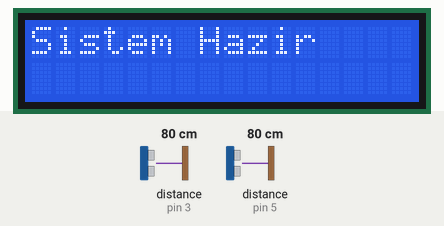
Recording of a sketch running on a simulated Arduino Uno, built with avr-gcc and run on an emulated ATmega328P. Shown: 16×2 character LCD. Wiring (inferred from the names in the program): 2 × ultrasonic range finder: trigger pin 2, echo pin 3 / trigger pin 4, echo pin 5. The test bench sets the inputs (shaded band); at power-on: distance to the obstacle (sensors on pin 3, pin 5) 80 cm. The echo pulse lasts 58.3 µs per cm; what the sketch prints to the serial monitor is not drawn.

Above: at 0.1 s.
At 3.2 s:
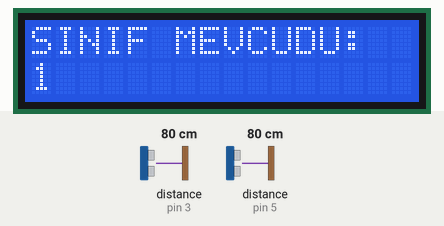
3.3 s: distance to the obstacle (sensor on pin 3) set to 120 cm
At 3.3 s:
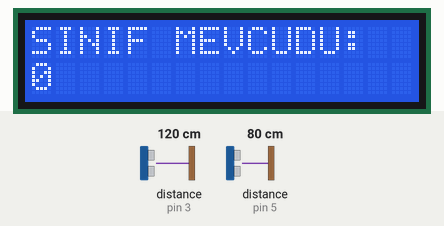
4.8 s: distance to the obstacle (sensor on pin 3) set to 2 cm
Timing chart, 0 to 7.8 s (numbered marks = the images above; inputs shaded):
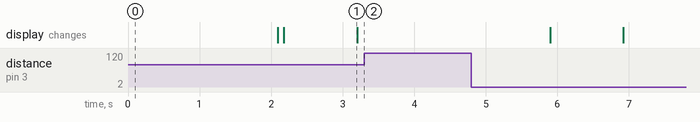

The sketch:

entry_exit_counter.ino
```cpp
#include <Wire.h>
#include <LiquidCrystal_I2C.h> // LCD Kütüphanesi [cite: 1764, 1830]

// LCD Adresi genellikle 0x27'dir, 16 sütun 2 satır [cite: 1830]
LiquidCrystal_I2C lcd(0x27, 16, 2);

// Pin Tanımlamaları [cite: 1409, 1410, 1862, 1863, 1864]
const int trigA = 2; const int echoA = 3; // Sensör A (Dış)
const int trigB = 4; const int echoB = 5; // Sensör B (İç)

// Ayarlanabilir Değerler (Threshold) [cite: 1818, 1819, 1820]
const int ESIK_MESAFE = 80;    // Kapı genişliğine göre optimize edildi [cite: 1806, 1825]
const int BEKLEME_MS = 1000;   // Sayımdan sonraki kilit süresi [cite: 1414, 1731, 1778]
const int PENCERE_MS = 1200;   // İki sensör arası geçiş süresi

int mevcut = 0;
unsigned long zamanAsimi;

void setup() {
  Serial.begin(9600); // Seri port başlatma [cite: 1334, 1353, 1705]
  lcd.init();         // LCD başlatma [cite: 1833]
  lcd.backlight();    // Arka ışığı aç [cite: 1834]

  pinMode(trigA, OUTPUT); pinMode(echoA, INPUT);
  pinMode(trigB, OUTPUT); pinMode(echoB, INPUT);

  lcd.setCursor(0, 0);
  lcd.print("Sistem Hazir");
  delay(2000);
  ekranGuncelle();
}

void loop() {
  int mesafeA = mesafeOlc(trigA, echoA);
  delay(50); // Sensörler arası sinyal karışmasını önler [cite: 1775]
  int mesafeB = mesafeOlc(trigB, echoB);

  // GİRİŞ ALGORİTMASI: Önce A, sonra B [cite: 1393, 1412, 1866]
  if (mesafeA < ESIK_MESAFE) {
    zamanAsimi = millis();
    while (millis() - zamanAsimi < PENCERE_MS) {
      if (mesafeOlc(trigB, echoB) < ESIK_MESAFE) {
        mevcut++;
        ekranGuncelle();
        delay(BEKLEME_MS); // Çift saymayı engeller [cite: 1414, 1868]
        break;
      }
    }
  }

  // ÇIKIŞ ALGORİTMASI: Önce B, sonra A [cite: 1394, 1413, 1867]
  if (mesafeB < ESIK_MESAFE) {
    zamanAsimi = millis();
    while (millis() - zamanAsimi < PENCERE_MS) {
      if (mesafeOlc(trigA, echoA) < ESIK_MESAFE) {
        if (mevcut > 0) mevcut--;
        ekranGuncelle();
        delay(BEKLEME_MS);
        break;
      }
    }
  }
}

int mesafeOlc(int trig, int echo) {
  digitalWrite(trig, LOW); delayMicroseconds(2);
  digitalWrite(trig, HIGH); delayMicroseconds(10);
  digitalWrite(trig, LOW);
  long sure = pulseIn(echo, HIGH, 20000); // Zaman aşımı eklendi [cite: 1700]
  int mesafe = sure * 0.034 / 2;
  if (mesafe == 0) return 999; // Hatalı ölçümü yoksay [cite: 1701]
  return mesafe;
}

void ekranGuncelle() {
  lcd.clear(); // [cite: 1844]
  lcd.setCursor(0, 0);
  lcd.print("SINIF MEVCUDU:"); // [cite: 1845]
  lcd.setCursor(0, 1);
  lcd.print(mevcut);
  Serial.print("Guncel Mevcut: "); // [cite: 1846]
  Serial.println(mevcut);
}
```

Measured:
- after the input at 3.3 s, every drawn part: stays the same
- what the display in image 1 shows lasts 1.0 s, from 2.2 s to 3.2 s
